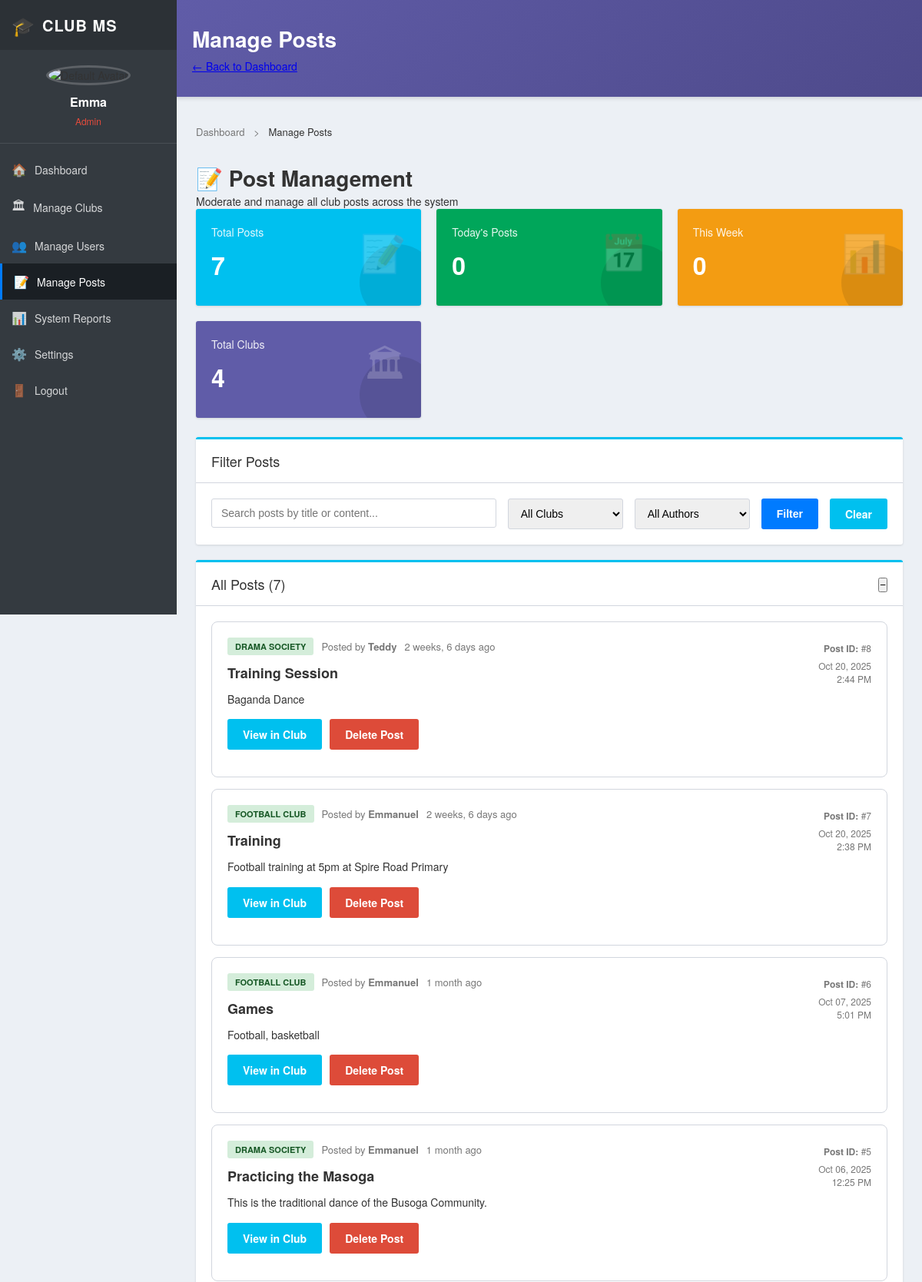
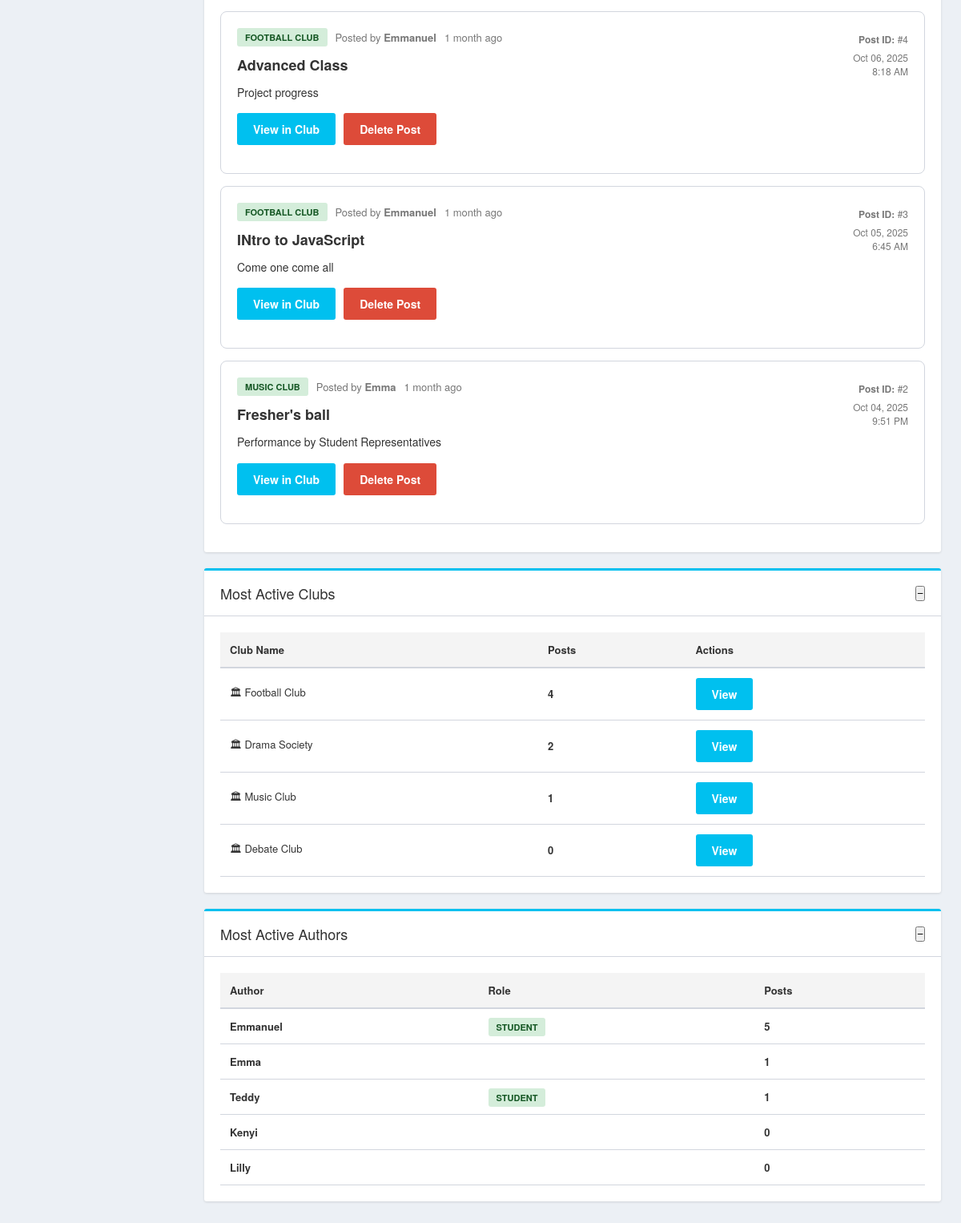
Page /users/manage-posts/ (signed in) on the committed database (2 pictures, top to bottom).
### users/models.py (models this page shows, shortened)
class Profile(models.Model):
    ROLE_CHOICES = [
        ("student", "Student"),
        ("lecturer", "Lecturer"),
        ("admin", "Admin"),
    ]
    user = models.OneToOneField(User, on_delete=models.CASCADE)
    role = models.CharField(max_length=20, choices=ROLE_CHOICES)
    name = models.CharField(max_length=100)

### clubs/models.py (models this page shows, shortened)
class ClubPost(models.Model):
    club = models.ForeignKey(
        Club, on_delete=models.CASCADE, related_name="posts"
    )
    title = models.CharField(max_length=200)
    content = models.TextField()
    author = models.ForeignKey(
        settings.AUTH_USER_MODEL, on_delete=models.CASCADE
    )
    created_at = models.DateTimeField(auto_now_add=True)

class Club(models.Model):
    name = models.CharField(max_length=100)
    description = models.TextField()
    meeting_time = models.CharField(max_length=100)
    logo = models.ImageField(upload_to="club_logos/", blank=True, null=True)
    members = models.ManyToManyField(
        settings.AUTH_USER_MODEL,
        related_name="clubs",
        blank=True
    )
    created_by = models.ForeignKey(
        settings.AUTH_USER_MODEL,
        on_delete=models.CASCADE,
        related_name="created_clubs",
        null=True,
        blank=True
    )

### users/views.py (the view)
# urls.py: path('manage-posts/', views.manage_posts, name='manage_posts'),
@login_required
def manage_posts(request):
    if not hasattr(request.user, 'profile') or request.user.profile.role.lower() not in ['admin', 'lecturer']:
        messages.error(request, "You do not have permission to manage posts.")
        return redirect('dashboard')
    search_query = request.GET.get('search', '')
    club_filter = request.GET.get('club', '')
    author_filter = request.GET.get('author', '')
    posts = ClubPost.objects.all().order_by('-created_at')
    if search_query:
        posts = posts.filter(Q(title__icontains=search_query) | Q(content__icontains=search_query))
    if club_filter:
        posts = posts.filter(club__id=club_filter)
    if author_filter:
        posts = posts.filter(author__id=author_filter)
    total_posts = ClubPost.objects.count()
    today_posts = ClubPost.objects.filter(created_at__date=timezone.now().date()).count()
    week_posts = ClubPost.objects.filter(
        created_at__gte=timezone.now() - timedelta(days=7)
    ).count()
    total_clubs = Club.objects.count()
    active_clubs = Club.objects.annotate(post_count=Count('posts')).order_by('-post_count')[:5]
    active_authors = User.objects.annotate(post_count=Count('clubpost')).order_by('-post_count')[:5]
    clubs = Club.objects.all()
    authors = User.objects.all()
    context = {
        'posts': posts,
        'total_posts': total_posts,
        'today_posts': today_posts,
        'week_posts': week_posts,
        'total_clubs': total_clubs,
        'active_clubs': active_clubs,
        'active_authors': active_authors,
        'clubs': clubs,
        'authors': authors,
        'search_query': search_query,
        'club_filter': club_filter,
        'author_filter': author_filter,
    }
    return render(request, 'users/manage_posts.html', context)

### users/templates/users/manage_posts.html (shortened to what this page needs)
{% load static %}
<!DOCTYPE html>
<html lang="en">
<head>
    <link rel="stylesheet" href="{% static 'css/lecturer_dashboard.css' %}?v=1">
</head>
<body>
<div class="dashboard-wrapper">
    <aside class="sidebar">
        <div class="sidebar-header">
            <div class="logo-section">
                <span class="logo-icon">🎓</span>
                <span class="logo-text">CLUB MS</span>
            </div>
        </div>
        <div class="user-profile">
            {% if user.profile.avatar %}
                <img src="{{ user.profile.avatar.url }}" alt="{{ user.profile.name }}" class="sidebar-avatar">
            {% else %}
                <img src="{% static 'images/default-avatar.png' %}" alt="Default Avatar" class="sidebar-avatar">
            {% endif %}
            <h3>{{ user.profile.name }}</h3>
            <p class="sidebar-role" style="color: #e74c3c;">{{ user.profile.role|title }}</p>
        </div>
        <nav class="sidebar-nav">
            <ul>
                <li><a href="{% url 'admin_dashboard' %}"><span class="nav-icon">🏠</span> Dashboard</a></li>
                <li><a href="{% url 'manage_clubs' %}"><span class="nav-icon">🏛</span> Manage Clubs</a></li>
                <li><a href="{% url 'manage_users' %}"><span class="nav-icon">👥</span> Manage Users</a></li>
                <li><a href="{% url 'manage_posts' %}" class="active"><span class="nav-icon">📝</span> Manage Posts</a></li>
                <li><a href="{% url 'system_reports' %}"><span class="nav-icon">📊</span> System Reports</a></li>
                <li><a href="{% url 'admin_settings' %}"><span class="nav-icon">⚙️</span> Settings</a></li>
                <li>
                    <form id="logout-form" action="{% url 'logout' %}" method="post" style="display:inline;">
                        <button type="submit" class="sidebar-link-btn">
                            <span class="nav-icon">🚪</span> Logout
                        </button>
                    </form>
                </li>
            </ul>
        </nav>
    </aside>
    <main class="dashboard-main">
        <header class="top-header">
            <div class="header-left">
                <h1 class="page-title">Manage Posts</h1>
            </div>
            <div class="header-right">
                <a href="{% url 'admin_dashboard' %}" class="btn-back">← Back to Dashboard</a>
            </div>
        </header>
        <div class="dashboard-content">
            <div class="breadcrumb">
                <a href="{% url 'admin_dashboard' %}">Dashboard</a>
                <span class="separator">></span>
                <span class="current">Manage Posts</span>
            </div>
            <div class="page-header">
                <div class="header-content">
                    <h1>📝 Post Management</h1>
                    <p>Moderate and manage all club posts across the system</p>
                </div>
            </div>
            <section class="stats-grid">
                <div class="stat-card card-blue">
                    <div class="stat-content">
                        <h3>Total Posts</h3>
                        <p class="stat-number">{{ total_posts }}</p>
                    </div>
                    <div class="stat-icon">📝</div>
                </div>
                <div class="stat-card card-green">
                    <div class="stat-content">
                        <h3>Today's Posts</h3>
                        <p class="stat-number">{{ today_posts }}</p>
                    </div>
                    <div class="stat-icon">📅</div>
                </div>
                <div class="stat-card card-yellow">
                    <div class="stat-content">
                        <h3>This Week</h3>
                        <p class="stat-number">{{ week_posts }}</p>
                    </div>
                    <div class="stat-icon">📊</div>
                </div>
                <div class="stat-card card-purple">
                    <div class="stat-content">
                        <h3>Total Clubs</h3>
                        <p class="stat-number">{{ total_clubs }}</p>
                    </div>
                    <div class="stat-icon">🏛</div>
                </div>
            </section>
            <section class="panel">
                <div class="panel-header">
                    <h2>Filter Posts</h2>
                </div>
                <div class="panel-body">
                    <form method="get" style="display: flex; gap: 15px; flex-wrap: wrap;">
                        <div style="flex: 1; min-width: 200px;">
                            <input type="text" name="search" class="form-control"
                                   placeholder="Search posts by title or content..."
                                   value="{{ search_query }}">
                        </div>
                        <div style="min-width: 150px;">
                            <select name="club" class="form-control">
                                <option value="">All Clubs</option>
                            </select>
                        </div>
                        <div style="min-width: 150px;">
                            <select name="author" class="form-control">
                                <option value="">All Authors</option>
                            </select>
                        </div>
                        <button type="submit" class="btn btn-primary">Filter</button>
                        <a href="{% url 'manage_posts' %}" class="btn">Clear</a>
                    </form>
                </div>
            </section>
            <section class="panel">
                <div class="panel-header">
                    <h2>All Posts ({{ posts.count }})</h2>
                    <div class="panel-actions">
                        <button class="panel-toggle">−</button>
                    </div>
                </div>
                <div class="panel-body">
                    {% if posts %}
                    <div class="posts-list">
                        {% for post in posts %}
                        <div class="post-card" style="border: 1px solid var(--border-color); padding: 20px; margin-bottom: 15px; border-radius: 8px;">
                            <div style="display: flex; justify-content: space-between; align-items: start; margin-bottom: 15px;">
                                <div style="flex: 1;">
                                    <div style="display: flex; align-items: center; gap: 10px; margin-bottom: 10px;">
                                        <span class="badge badge-success">{{ post.club.name }}</span>
                                        <span style="color: var(--text-muted); font-size: 13px;">
                                            Posted by <strong>{{ post.author.username }}</strong>
                                        </span>
                                        <span style="color: var(--text-muted); font-size: 13px;">
                                            {{ post.created_at|timesince }} ago
                                        </span>
                                    </div>
                                    <h3 style="margin: 10px 0; font-size: 18px;">{{ post.title }}</h3>
                                    <p style="margin: 10px 0; color: var(--text-dark); line-height: 1.6;">
                                        {{ post.content|truncatewords:50 }}
                                    </p>
                                    <div style="margin-top: 15px; display: flex; gap: 10px;">
                                        <a href="{% url 'club_detail' post.club.id %}" class="btn btn-view">View in Club</a>
                                        <a href="{% url 'delete_post' post.id %}"
                                           class="btn btn-danger"
                                           onclick="return confirm('Are you sure you want to delete this post?')">
                                            Delete Post
                                        </a>
                                    </div>
                                </div>
                                <div style="text-align: right; min-width: 100px;">
                                    <p style="margin: 5px 0; font-size: 12px; color: var(--text-muted);">
                                        <strong>Post ID:</strong> #{{ post.id }}
                                    </p>
                                    <p style="margin: 5px 0; font-size: 12px; color: var(--text-muted);">
                                        {{ post.created_at|date:"M d, Y" }}<br>
                                        {{ post.created_at|time:"g:i A" }}
                                    </p>
                                </div>
                            </div>
                        </div>
                        {% endfor %}
                    </div>
                    {% else %}
                    <div class="empty-state">
                        <div class="empty-icon">📝</div>
                        <h2>No Posts Found</h2>
                        <p>No posts match your search criteria.</p>
                    </div>
                    {% endif %}
                </div>
            </section>
            <div class="content-grid-2">
                <section class="panel">
                    <div class="panel-header">
                        <h2>Most Active Clubs</h2>
                        <div class="panel-actions">
                            <button class="panel-toggle">−</button>
                        </div>
                    </div>
                    <div class="panel-body">
                        {% if active_clubs %}
                        <div class="clubs-table">
                            <table>
                                <thead>
                                    <tr>
                                        <th>Club Name</th>
                                        <th>Posts</th>
                                        <th>Actions</th>
                                    </tr>
                                </thead>
                                <tbody>
                                    {% for club in active_clubs %}
                                    <tr>
                                        <td>
                                            <div class="club-name-cell">
                                                <span class="club-icon-small">🏛</span>
                                                {{ club.name }}
                                            </div>
                                        </td>
                                        <td><strong>{{ club.post_count }}</strong></td>
                                        <td>
                                            <a href="{% url 'club_detail' club.id %}" class="btn btn-view">View</a>
                                        </td>
                                    </tr>
                                    {% endfor %}
                                </tbody>
                            </table>
                        </div>
                        {% else %}
                        <p style="padding: 20px; text-align: center; color: var(--text-muted);">No data available</p>
                        {% endif %}
                    </div>
                </section>
                <section class="panel">
                    <div class="panel-header">
                        <h2>Most Active Authors</h2>
                        <div class="panel-actions">
                            <button class="panel-toggle">−</button>
                        </div>
                    </div>
                    <div class="panel-body">
                        {% if active_authors %}
                        <div class="clubs-table">
                            <table>
                                <thead>
                                    <tr>
                                        <th>Author</th>
                                        <th>Role</th>
                                        <th>Posts</th>
                                    </tr>
                                </thead>
                                <tbody>
                                    {% for author in active_authors %}
                                    <tr>
                                        <td><strong>{{ author.username }}</strong></td>
                                        <td>
                                            {% if author.profile.role == 'student' %}
                                                <span class="badge badge-success">Student</span>
                                            {% elif author.profile.role == 'lecturer' %}
                                                <span class="badge" style="background: #f39c12;">Lecturer</span>
                                            {% endif %}
                                        </td>
                                        <td><strong>{{ author.post_count }}</strong></td>
                                    </tr>
                                    {% endfor %}
                                </tbody>
                            </table>
                        </div>
                        {% else %}
                        <p style="padding: 20px; text-align: center; color: var(--text-muted);">No data available</p>
                        {% endif %}
                    </div>
                </section>
            </div>
        </div>
    </main>
</div>
</body>
</html>

### rows in the picture
ClubPost: club.name "DRAMA SOCIETY", author.username "Teddy", created_at "2 weeks, 6 days", title "Training Session", content "Baganda Dance", id "8", created_at "Oct 20, 2025", created_at "2:44 PM"
ClubPost: club.name "FOOTBALL CLUB", author.username "Emmanuel", created_at "2 weeks, 6 days", title "Training", content "Football training at 5pm at Spire Road Primary", id "7", created_at "Oct 20, 2025", created_at "2:38 PM"
ClubPost: club.name "FOOTBALL CLUB", author.username "Emmanuel", created_at "1 month", title "Games", content "Football, basketball", id "6", created_at "Oct 07, 2025", created_at "5:01 PM"
ClubPost: club.name "DRAMA SOCIETY", author.username "Emmanuel", created_at "1 month", title "Practicing the Masoga", content "This is the traditional dance of the Busoga Community.", id "5", created_at "Oct 06, 2025", created_at "12:25 PM"
ClubPost: club.name "FOOTBALL CLUB", author.username "Emmanuel", created_at "1 month", title "Advanced Class", content "Project progress", id "4", created_at "Oct 06, 2025", created_at "8:18 AM"
ClubPost: club.name "FOOTBALL CLUB", author.username "Emmanuel", created_at "1 month", title "INtro to JavaScript", content "Come one come all", id "3", created_at "Oct 05, 2025", created_at "6:45 AM"
ClubPost: club.name "MUSIC CLUB", author.username "Emma", created_at "1 month", title "Fresher's ball", content "Performance by Student Representatives", id "2", created_at "Oct 04, 2025", created_at "9:51 PM"
Club: name "Football Club", post_count "4"
Club: name "Drama Society", post_count "2"
Club: name "Music Club", post_count "1"
Club: name "Debate Club", post_count "0"

### other values in the picture
{{ user.profile.name }} "Emma"
{{ user.profile.role|title }} "Admin"
{{ total_posts }} "7"
{{ today_posts }} "0"
{{ week_posts }} "0"
{{ total_clubs }} "4"
{{ posts.count }} "7"
{{ author.username }} "Emmanuel"
{{ author.post_count }} "5"
{{ author.username }} "Emma"
{{ author.post_count }} "1"
{{ author.username }} "Teddy"
{{ author.username }} "Kenyi"
{{ author.post_count }} "0"
{{ author.username }} "Lilly"
